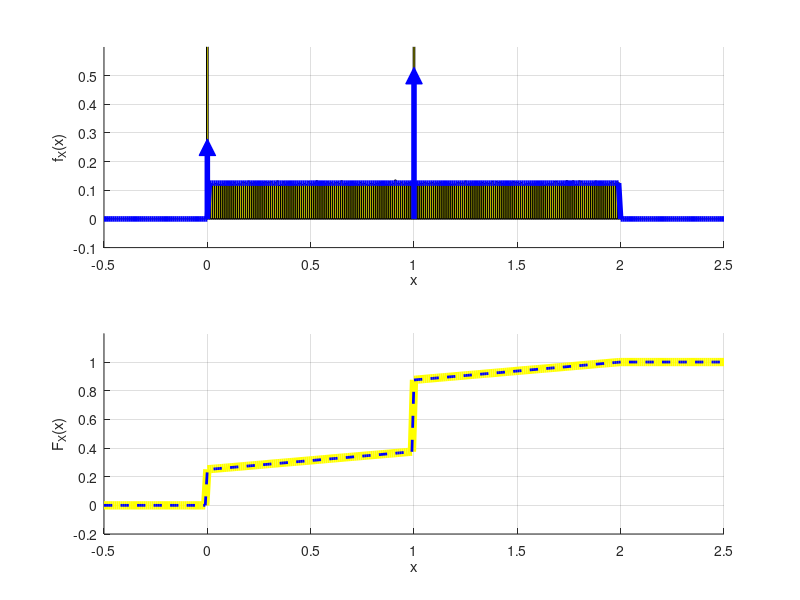

Reproduce this figure in MATLAB.
clear all; close all; clc;

N = 1000000;  % Número de realizações

U = 4*rand(1, N);
idx1 = U <= 1;
idx2 = U > 1;
X = zeros(1, N);
X(idx1) = 2*rand(1, sum(idx1));
X(idx2) = rand(1, sum(idx2)) < 2/3;

dx = 0.01; x = -0.5 : dx : 2.5;

pdfX_sim = hist(X, x) / (N * dx);
pdfX_teo = (1/8) .* (0 < x & x < 2);  % Sem os impulsos

cdfX_sim = cumsum(pdfX_sim) * dx;
cdfX_teo = 0               .* (x < 0) + ...
           (1/4 + x/8)     .* (0 <= x & x < 1) + ...
           (7/8 + (x-1)/8) .* (1 <= x & x < 2) + ...
           1               .* (2 <= x);

figure;

subplot(2, 1, 1); hold on; grid on;
bar(x, pdfX_sim, 'y');
plot(x, pdfX_teo, 'b', 'LineWidth', 4);
% Representando os impulsos:
plot([0, 0], [0, 1/4], 'b', 'LineWidth', 4');
plot([0], [1/4], 'b^', 'MarkerSize', 12, 'MarkerFaceColor', 'b');
plot([1, 1], [0, 1/2], 'b', 'LineWidth', 4');
plot([1], [1/2], 'b^', 'MarkerSize', 12, 'MarkerFaceColor', 'b');
xlim([-0.5 2.5]); ylim([-0.1, 0.6]);
xlabel('x'); ylabel('f_X(x)');

subplot(2, 1, 2); hold on; grid on;
plot(x, cdfX_sim, 'y', 'LineWidth', 6);
plot(x, cdfX_teo, 'b--', 'LineWidth', 2);
xlim([-0.5 2.5]); ylim([-0.2, 1.2]);
xlabel('x'); ylabel('F_X(x)');

printf('Sim: E[X] = %g\n', mean(X));
printf('Teo: E[X] = %g\n', 3/4);